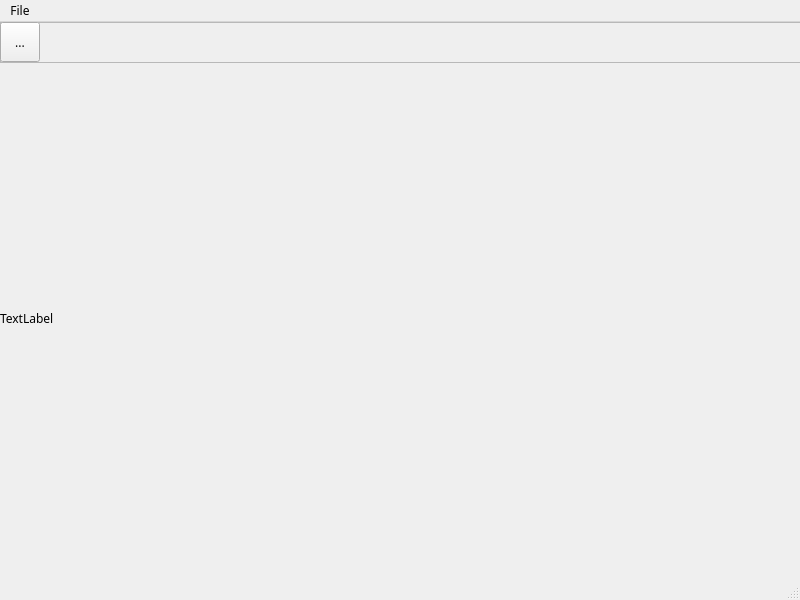
<?xml version="1.0" encoding="UTF-8"?>
<ui version="4.0">
 <class>MainWindow</class>
 <widget class="QMainWindow" name="MainWindow">
  <property name="geometry">
   <rect>
    <x>0</x>
    <y>0</y>
    <width>800</width>
    <height>600</height>
   </rect>
  </property>
  <property name="font">
   <font>
    <family>Gill Sans MT</family>
   </font>
  </property>
  <property name="windowTitle">
   <string>Graphic Editor [Lab03]</string>
  </property>
  <property name="windowIcon">
   <iconset>
    <normaloff>Resourses/my_icon.jpg</normaloff>Resourses/my_icon.jpg</iconset>
  </property>
  <property name="autoFillBackground">
   <bool>false</bool>
  </property>
  <widget class="QWidget" name="centralwidget">
   <widget class="QFrame" name="ToolMenu">
    <property name="geometry">
     <rect>
      <x>0</x>
      <y>0</y>
      <width>801</width>
      <height>41</height>
     </rect>
    </property>
    <property name="frameShape">
     <enum>QFrame::StyledPanel</enum>
    </property>
    <property name="frameShadow">
     <enum>QFrame::Raised</enum>
    </property>
    <widget class="QToolButton" name="toolButton">
     <property name="geometry">
      <rect>
       <x>0</x>
       <y>0</y>
       <width>40</width>
       <height>40</height>
      </rect>
     </property>
     <property name="statusTip">
      <string>Pencil</string>
     </property>
     <property name="whatsThis">
      <string/>
     </property>
     <property name="accessibleName">
      <string/>
     </property>
     <property name="accessibleDescription">
      <string/>
     </property>
     <property name="text">
      <string>...</string>
     </property>
     <property name="icon">
      <iconset>
       <normaloff>Resourses/pencil_icon.png</normaloff>Resourses/pencil_icon.png</iconset>
     </property>
     <property name="iconSize">
      <size>
       <width>40</width>
       <height>40</height>
      </size>
     </property>
    </widget>
   </widget>
   <widget class="QLabel" name="label">
    <property name="geometry">
     <rect>
      <x>0</x>
      <y>41</y>
      <width>801</width>
      <height>511</height>
     </rect>
    </property>
    <property name="text">
     <string>TextLabel</string>
    </property>
   </widget>
  </widget>
  <widget class="QMenuBar" name="menubar">
   <property name="geometry">
    <rect>
     <x>0</x>
     <y>0</y>
     <width>800</width>
     <height>24</height>
    </rect>
   </property>
   <widget class="QMenu" name="menuFile">
    <property name="font">
     <font>
      <family>Gill Sans MT</family>
     </font>
    </property>
    <property name="title">
     <string>File</string>
    </property>
    <addaction name="actionCreate"/>
    <addaction name="actionOpen"/>
    <addaction name="actionSave"/>
   </widget>
   <addaction name="menuFile"/>
  </widget>
  <widget class="QStatusBar" name="statusbar"/>
  <action name="actionCreate">
   <property name="icon">
    <iconset>
     <normaloff>Resourses/create_icon.png</normaloff>Resourses/create_icon.png</iconset>
   </property>
   <property name="text">
    <string>Create</string>
   </property>
   <property name="font">
    <font>
     <family>Gill Sans MT</family>
     <pointsize>9</pointsize>
    </font>
   </property>
   <property name="shortcut">
    <string>Ctrl+N</string>
   </property>
  </action>
  <action name="actionOpen">
   <property name="icon">
    <iconset>
     <normaloff>Resourses/open_icon.png</normaloff>Resourses/open_icon.png</iconset>
   </property>
   <property name="text">
    <string>Open</string>
   </property>
   <property name="font">
    <font>
     <family>Gill Sans MT</family>
    </font>
   </property>
   <property name="shortcut">
    <string>Ctrl+O</string>
   </property>
  </action>
  <action name="actionSave">
   <property name="icon">
    <iconset>
     <normaloff>Resourses/save_icon.png</normaloff>Resourses/save_icon.png</iconset>
   </property>
   <property name="text">
    <string>Save</string>
   </property>
   <property name="font">
    <font>
     <family>Gill Sans MT</family>
    </font>
   </property>
   <property name="shortcut">
    <string>Ctrl+S</string>
   </property>
  </action>
 </widget>
 <resources/>
 <connections/>
</ui>
